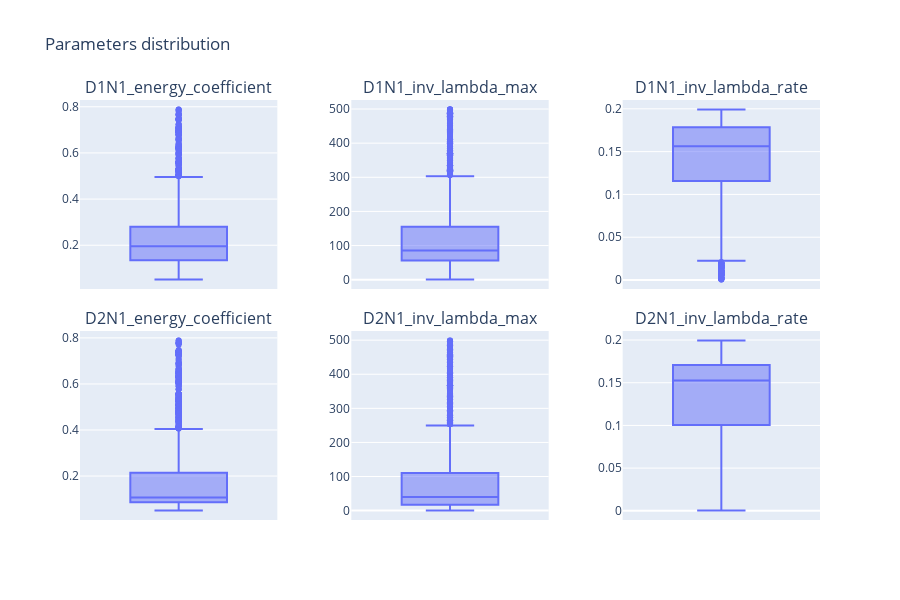

Notebook code cell kept with this figure:
### Code cell
viewer.box_plot(3)

### Figure 1 — Plotly figure (JSON) as saved in the notebook; plotly's stock layout.template omitted (floating-point values rounded to 4 significant figures; data arrays with more than 128 entries replaced by an {"elided": "..."} marker saying what was removed)
{"data": [{"alignmentgroup": "True", "hovertemplate": "D1N1_energy_coefficient=%{y}<extra></extra>", "legendgroup": "", "marker": {"color": "#636efa"}, "name": "", "notched": false, "offsetgroup": "", "orientation": "v", "showlegend": false, "type": "box", "x0": " ", "xaxis": "x", "y": {"elided": "5204 float values"}, "y0": " ", "yaxis": "y"}, {"alignmentgroup": "True", "hovertemplate": "D1N1_inv_lambda_max=%{y}<extra></extra>", "legendgroup": "", "marker": {"color": "#636efa"}, "name": "", "notched": false, "offsetgroup": "", "orientation": "v", "showlegend": false, "type": "box", "x0": " ", "xaxis": "x2", "y": {"elided": "5204 float values"}, "y0": " ", "yaxis": "y2"}, {"alignmentgroup": "True", "hovertemplate": "D1N1_inv_lambda_rate=%{y}<extra></extra>", "legendgroup": "", "marker": {"color": "#636efa"}, "name": "", "notched": false, "offsetgroup": "", "orientation": "v", "showlegend": false, "type": "box", "x0": " ", "xaxis": "x3", "y": {"elided": "5204 float values"}, "y0": " ", "yaxis": "y3"}, {"alignmentgroup": "True", "hovertemplate": "D2N1_energy_coefficient=%{y}<extra></extra>", "legendgroup": "", "marker": {"color": "#636efa"}, "name": "", "notched": false, "offsetgroup": "", "orientation": "v", "showlegend": false, "type": "box", "x0": " ", "xaxis": "x4", "y": {"elided": "5204 float values"}, "y0": " ", "yaxis": "y4"}, {"alignmentgroup": "True", "hovertemplate": "D2N1_inv_lambda_max=%{y}<extra></extra>", "legendgroup": "", "marker": {"color": "#636efa"}, "name": "", "notched": false, "offsetgroup": "", "orientation": "v", "showlegend": false, "type": "box", "x0": " ", "xaxis": "x5", "y": {"elided": "5204 float values"}, "y0": " ", "yaxis": "y5"}, {"alignmentgroup": "True", "hovertemplate": "D2N1_inv_lambda_rate=%{y}<extra></extra>", "legendgroup": "", "marker": {"color": "#636efa"}, "name": "", "notched": false, "offsetgroup": "", "orientation": "v", "showlegend": false, "type": "box", "x0": " ", "xaxis": "x6", "y": {"elided": "5204 float values"}, "y0": " ", "yaxis": "y6"}], "layout": {"annotations": [{"font": {"size": 16}, "showarrow": false, "text": "D1N1_energy_coefficient", "x": 0.1333, "xanchor": "center", "xref": "paper", "y": 1, "yanchor": "bottom", "yref": "paper"}, {"font": {"size": 16}, "showarrow": false, "text": "D1N1_inv_lambda_max", "x": 0.5, "xanchor": "center", "xref": "paper", "y": 1, "yanchor": "bottom", "yref": "paper"}, {"font": {"size": 16}, "showarrow": false, "text": "D1N1_inv_lambda_rate", "x": 0.8667, "xanchor": "center", "xref": "paper", "y": 1, "yanchor": "bottom", "yref": "paper"}, {"font": {"size": 16}, "showarrow": false, "text": "D2N1_energy_coefficient", "x": 0.1333, "xanchor": "center", "xref": "paper", "y": 0.45, "yanchor": "bottom", "yref": "paper"}, {"font": {"size": 16}, "showarrow": false, "text": "D2N1_inv_lambda_max", "x": 0.5, "xanchor": "center", "xref": "paper", "y": 0.45, "yanchor": "bottom", "yref": "paper"}, {"font": {"size": 16}, "showarrow": false, "text": "D2N1_inv_lambda_rate", "x": 0.8667, "xanchor": "center", "xref": "paper", "y": 0.45, "yanchor": "bottom", "yref": "paper"}], "height": 600, "title": {"text": "Parameters distribution"}, "width": 900, "xaxis": {"anchor": "y", "domain": [0, 0.2667]}, "xaxis2": {"anchor": "y2", "domain": [0.3667, 0.6333]}, "xaxis3": {"anchor": "y3", "domain": [0.7333, 1]}, "xaxis4": {"anchor": "y4", "domain": [0, 0.2667]}, "xaxis5": {"anchor": "y5", "domain": [0.3667, 0.6333]}, "xaxis6": {"anchor": "y6", "domain": [0.7333, 1]}, "yaxis": {"anchor": "x", "domain": [0.55, 1]}, "yaxis2": {"anchor": "x2", "domain": [0.55, 1]}, "yaxis3": {"anchor": "x3", "domain": [0.55, 1]}, "yaxis4": {"anchor": "x4", "domain": [0, 0.45]}, "yaxis5": {"anchor": "x5", "domain": [0, 0.45]}, "yaxis6": {"anchor": "x6", "domain": [0, 0.45]}}}
